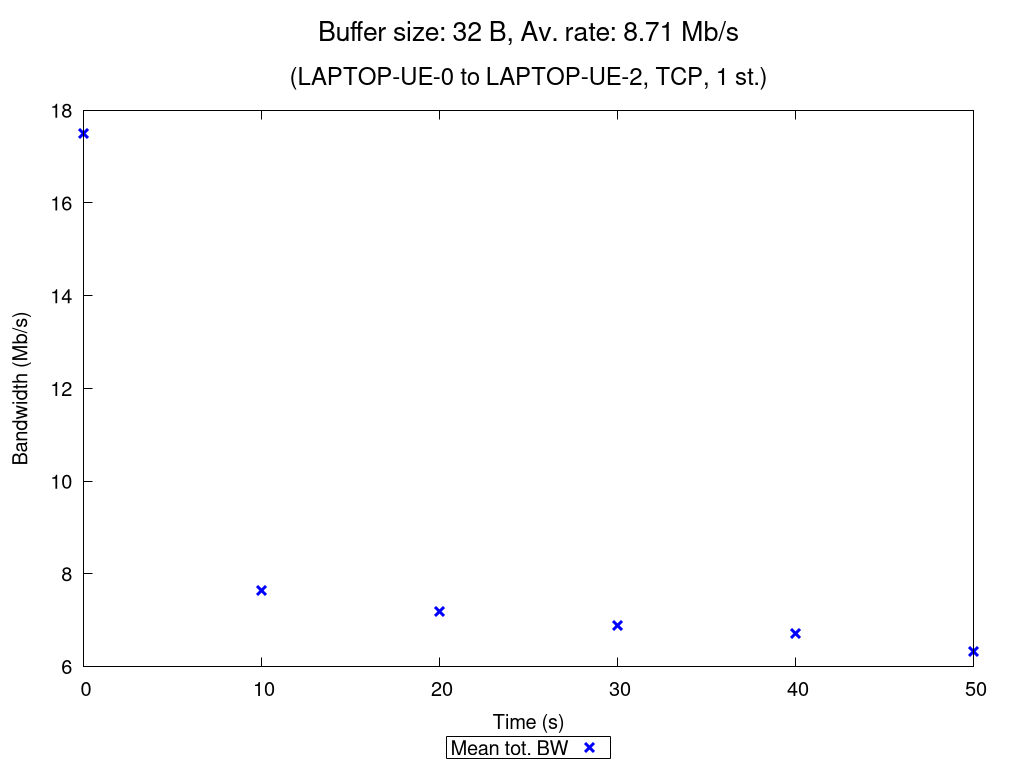

Reproduce this figure in gnuplot.
set terminal pngcairo nocrop enhanced size 1024,768 font "Verdana,15"
set output "TCP_1_st_2020_10_18_01-36-23_one2two_00032B.png"

set title "{/=20 Buffer size: 32 B, Av. rate: 8.71 Mb/s}\n\n{/=18 (LAPTOP-UE-0 to LAPTOP-UE-2, TCP, 1 st.)}"

set xlabel "Time (s)"
set ylabel "Bandwidth (Mb/s)"
set ytics nomirror
set key bmargin center horizontal box samplen 1 width -1
set bmargin 4.6
set rmargin 4.5

rf = 1000000.0  # rate factor
set style fill transparent solid 0.2 noborder
set autoscale xfix
plot "TCP_1_st_2020_10_18_01-36-23_one2two_00032B_iperf_processed.dat" using 1:($2/rf-$3/rf):($2/rf+$3/rf) with filledcurves lc rgb "blue" notitle, \
     "" using 1:($2/rf) with points pt 2 ps 1.5 lw 3 lc rgb "blue" title "Mean tot. BW", \
